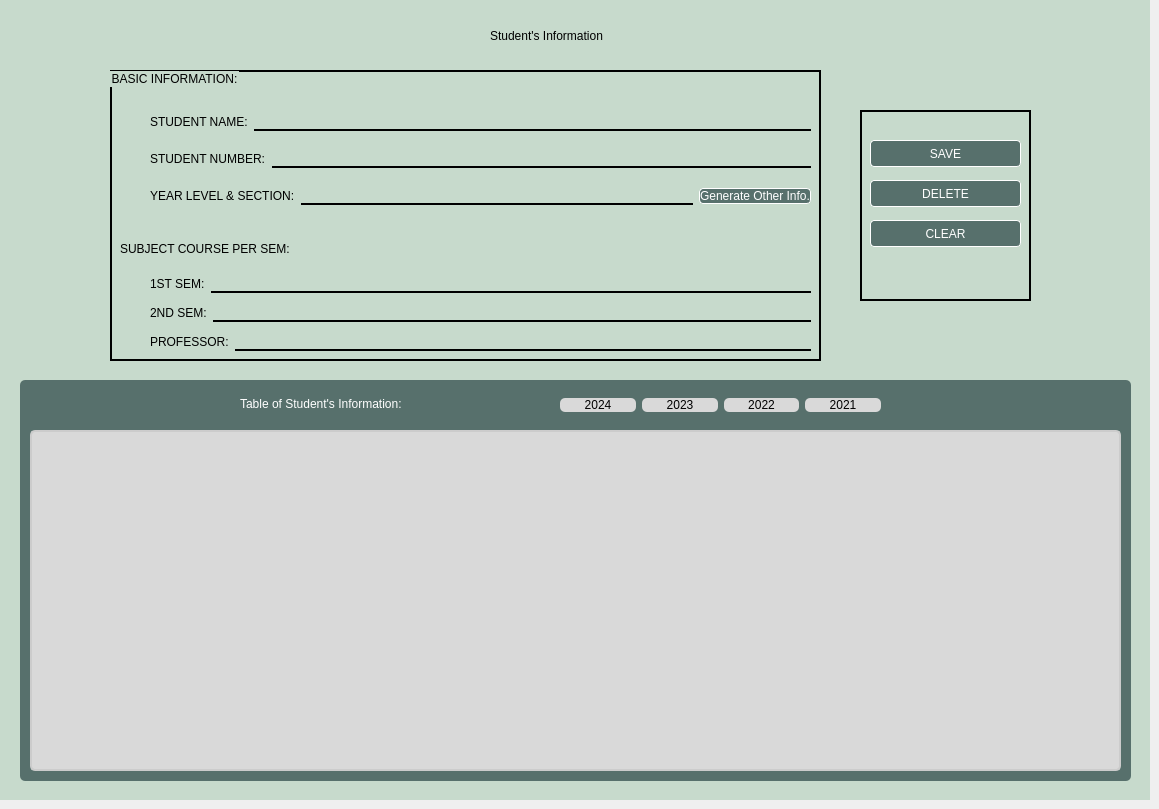
    <widget class="QWidget" name="page_studentsInfo">
     <widget class="QWidget" name="widget_studentInfo" native="true">
      <property name="geometry">
       <rect>
        <x>0</x>
        <y>0</y>
        <width>1150</width>
        <height>800</height>
       </rect>
      </property>
      <property name="styleSheet">
       <string notr="true">background-color: rgb(199, 218, 204);</string>
      </property>
      <widget class="QGroupBox" name="groupBox_studentInformation">
       <property name="geometry">
        <rect>
         <x>10</x>
         <y>10</y>
         <width>1131</width>
         <height>780</height>
        </rect>
       </property>
       <property name="styleSheet">
        <string notr="true">	font: 700 12pt &quot;Lucida Fax&quot;;
	
border: 1px rgb(128, 166, 160);
background-color: rgb(199, 218, 204);</string>
       </property>
       <property name="title">
        <string/>
       </property>
       <widget class="QLabel" name="label_17">
        <property name="geometry">
         <rect>
          <x>480</x>
          <y>10</y>
          <width>311</width>
          <height>31</height>
         </rect>
        </property>
        <property name="styleSheet">
         <string notr="true">font: 700 22pt &quot;Palatino Linotype&quot;;</string>
        </property>
        <property name="text">
         <string>Student's Information</string>
        </property>
       </widget>
       <widget class="QGroupBox" name="groupBox_2">
        <property name="geometry">
         <rect>
          <x>10</x>
          <y>370</y>
          <width>1111</width>
          <height>401</height>
         </rect>
        </property>
        <property name="styleSheet">
         <string notr="true">background-color: rgb(87, 112, 108);
border-radius: 5px;</string>
        </property>
        <property name="title">
         <string/>
        </property>
        <widget class="QTableView" name="tableView_studentInfo">
         <property name="geometry">
          <rect>
           <x>10</x>
           <y>50</y>
           <width>1091</width>
           <height>341</height>
          </rect>
         </property>
         <property name="styleSheet">
          <string notr="true">QTableView {
	background-color: rgb(217, 217, 217); 
	alternate-background-color: rgb(107, 138, 182);
	color: rgb(0, 0, 0);
	gridline-color: #CCCCCC;
	background-color: rgb(217, 217, 217);
	selection-color: black;
	border: 2px solid #CCCCCC;
   }

QTableView::item {	
	background-color: rgb(217, 217, 217);
	color: black;
	padding: 5px;
	border: none;}
QTableView::item:selected {	
	background-color: rgb(130, 180, 152);
	color:black;
}

QHeaderView::section {
	background-color: rgb(74, 141, 104);
	color: #333333;
	padding: 5px;
	border: none;
}

QHeaderView::section:checked {
	background-color: rgb(130, 180, 152);
}
QTableView::indicator:checked {
background-color: #0055FF;
border: none;
}
QTableView::indicator:unchecked {
background-color: #FFFFFF;
border: 2px solid #CCCCCC;
}
QTableView::indicator:indeterminate {
background-color: #0055FF;
border: none;
}
QTableView::indicator:checked:hover, 
QTableView::indicator:unchecked:hover, QTableView::indicator:indeterminate:hover {
background-color: #66AFFF;
                                     }</string>
         </property>
        </widget>
        <widget class="QLabel" name="label_22">
         <property name="geometry">
          <rect>
           <x>220</x>
           <y>13</y>
           <width>311</width>
           <height>21</height>
          </rect>
         </property>
         <property name="styleSheet">
          <string notr="true">font: 700 16pt &quot;Palatino Linotype&quot;;
color: rgb(255, 255, 255);</string>
         </property>
         <property name="text">
          <string>Table of Student's Information:</string>
         </property>
        </widget>
        <widget class="QWidget" name="layoutWidget_4">
         <property name="geometry">
          <rect>
           <x>540</x>
           <y>10</y>
           <width>321</width>
           <height>31</height>
          </rect>
         </property>
         <layout class="QHBoxLayout" name="horizontalLayout_8">
          <item>
           <widget class="QPushButton" name="pushButton_show2022">
            <property name="styleSheet">
             <string notr="true">background-color: rgb(217, 217, 217);</string>
            </property>
            <property name="text">
             <string>2024</string>
            </property>
           </widget>
          </item>
          <item>
           <widget class="QPushButton" name="pushButton_show2021">
            <property name="styleSheet">
             <string notr="true">background-color: rgb(217, 217, 217);</string>
            </property>
            <property name="text">
             <string>2023</string>
            </property>
           </widget>
          </item>
          <item>
           <widget class="QPushButton" name="pushButton_show2020">
            <property name="styleSheet">
             <string notr="true">background-color: rgb(217, 217, 217);</string>
            </property>
            <property name="text">
             <string>2022</string>
            </property>
           </widget>
          </item>
          <item>
           <widget class="QPushButton" name="pushButton_show2019">
            <property name="styleSheet">
             <string notr="true">background-color: rgb(217, 217, 217);</string>
            </property>
            <property name="text">
             <string>2021</string>
            </property>
           </widget>
          </item>
         </layout>
        </widget>
       </widget>
       <widget class="QGroupBox" name="groupBox">
        <property name="geometry">
         <rect>
          <x>850</x>
          <y>100</y>
          <width>171</width>
          <height>191</height>
         </rect>
        </property>
        <property name="styleSheet">
         <string notr="true">color: black;
border: 2px solid black;
</string>
        </property>
        <property name="title">
         <string/>
        </property>
        <property name="alignment">
         <set>Qt::AlignCenter</set>
        </property>
        <widget class="QPushButton" name="pushButton_deleteStudent">
         <property name="geometry">
          <rect>
           <x>10</x>
           <y>70</y>
           <width>151</width>
           <height>27</height>
          </rect>
         </property>
         <property name="styleSheet">
          <string notr="true">QPushButton
{
	background-color: rgb(87, 112, 108);
	border: 1px solid dark blue;
	color: white;
	border-radius: 4px;
	font: 700 12pt &quot;Lucida Fax&quot;;
}

QPushButton:Hover 
{
	border: 1px solid black;
	color: white;
	background-color: rgb(147, 147, 147);
	border-radius: 4px;
	font: 700 12pt &quot;Lucida Fax&quot;;
}</string>
         </property>
         <property name="text">
          <string>DELETE</string>
         </property>
        </widget>
        <widget class="QPushButton" name="pushButton_appendStudent">
         <property name="geometry">
          <rect>
           <x>10</x>
           <y>30</y>
           <width>151</width>
           <height>27</height>
          </rect>
         </property>
         <property name="styleSheet">
          <string notr="true">QPushButton
{
	background-color: rgb(87, 112, 108);
	border: 1px solid dark blue;
	color: white;
	border-radius: 4px;
	font: 700 12pt &quot;Lucida Fax&quot;;
}

QPushButton:Hover 
{
	border: 1px solid black;
	color: white;
	background-color: rgb(147, 147, 147);
	border-radius: 4px;
	font: 700 12pt &quot;Lucida Fax&quot;;
}</string>
         </property>
         <property name="text">
          <string>SAVE</string>
         </property>
        </widget>
        <widget class="QPushButton" name="pushButton_clearStudent">
         <property name="geometry">
          <rect>
           <x>10</x>
           <y>110</y>
           <width>151</width>
           <height>27</height>
          </rect>
         </property>
         <property name="styleSheet">
          <string notr="true">QPushButton
{
	background-color: rgb(87, 112, 108);
	border: 1px solid dark blue;
	color: white;
	border-radius: 4px;
	font: 700 12pt &quot;Lucida Fax&quot;;
}

QPushButton:Hover 
{
	border: 1px solid black;
	color: white;
	background-color: rgb(147, 147, 147);
	border-radius: 4px;
	font: 700 12pt &quot;Lucida Fax&quot;;
}</string>
         </property>
         <property name="text">
          <string>CLEAR</string>
         </property>
        </widget>
       </widget>
       <widget class="QGroupBox" name="groupBox_3">
        <property name="geometry">
         <rect>
          <x>100</x>
          <y>60</y>
          <width>711</width>
          <height>291</height>
         </rect>
        </property>
        <property name="styleSheet">
         <string notr="true">QGroupBox { border: 2px solid black; }</string>
        </property>
        <property name="title">
         <string>BASIC INFORMATION:</string>
        </property>
        <property name="alignment">
         <set>Qt::AlignLeading|Qt::AlignLeft|Qt::AlignVCenter</set>
        </property>
        <widget class="QLabel" name="label_10">
         <property name="geometry">
          <rect>
           <x>10</x>
           <y>170</y>
           <width>251</width>
           <height>18</height>
          </rect>
         </property>
         <property name="text">
          <string>SUBJECT COURSE PER SEM:</string>
         </property>
         <property name="alignment">
          <set>Qt::AlignLeading|Qt::AlignLeft|Qt::AlignVCenter</set>
         </property>
        </widget>
        <widget class="QWidget" name="layoutWidget_10">
         <property name="geometry">
          <rect>
           <x>40</x>
           <y>200</y>
           <width>661</width>
           <height>86</height>
          </rect>
         </property>
         <layout class="QVBoxLayout" name="verticalLayout_4">
          <item>
           <layout class="QHBoxLayout" name="horizontalLayout_6">
            <item>
             <widget class="QLabel" name="label_20">
              <property name="text">
               <string>1ST SEM:</string>
              </property>
             </widget>
            </item>
            <item>
             <widget class="QLineEdit" name="lineEdit_semOneSO">
              <property name="styleSheet">
               <string notr="true">QLineEdit {
	background-color: transparent;
    border: none;
    border-bottom: 2px solid black;
	font: 12pt &quot;Lucida Fax&quot;;
}
QLineEdit:focus {
   border-bottom: 3px solid black;
}
                           </string>
              </property>
             </widget>
            </item>
           </layout>
          </item>
          <item>
           <layout class="QHBoxLayout" name="horizontalLayout_7">
            <item>
             <widget class="QLabel" name="label_21">
              <property name="text">
               <string>2ND SEM:</string>
              </property>
             </widget>
            </item>
            <item>
             <widget class="QLineEdit" name="lineEdit_semTwoSO">
              <property name="styleSheet">
               <string notr="true">QLineEdit {
	background-color: transparent;
    border: none;
    border-bottom: 2px solid black;
	font: 12pt &quot;Lucida Fax&quot;;
}
QLineEdit:focus {
   border-bottom: 3px solid black;
}
                           </string>
              </property>
             </widget>
            </item>
           </layout>
          </item>
          <item>
           <layout class="QHBoxLayout" name="horizontalLayout_9">
            <item>
             <widget class="QLabel" name="label_23">
              <property name="text">
               <string>PROFESSOR:</string>
              </property>
             </widget>
            </item>
            <item>
             <widget class="QLineEdit" name="lineEdit_professorSO">
              <property name="styleSheet">
               <string notr="true">QLineEdit {
	background-color: transparent;
    border: none;
    border-bottom: 2px solid black;
	font: 12pt &quot;Lucida Fax&quot;;
}
QLineEdit:focus {
   border-bottom: 3px solid black;
}
                           </string>
              </property>
             </widget>
            </item>
           </layout>
          </item>
         </layout>
        </widget>
        <widget class="QWidget" name="layoutWidget_11">
         <property name="geometry">
          <rect>
           <x>40</x>
           <y>30</y>
           <width>661</width>
           <height>120</height>
          </rect>
         </property>
         <layout class="QVBoxLayout" name="verticalLayout">
          <item>
           <layout class="QHBoxLayout" name="horizontalLayout_3">
            <item>
             <widget class="QLabel" name="id_lbl">
              <property name="text">
               <string>STUDENT NAME:</string>
              </property>
             </widget>
            </item>
            <item>
             <widget class="QLineEdit" name="lineEdit_studentNameSO">
              <property name="styleSheet">
               <string notr="true">QLineEdit {
	background-color: transparent;
    border: none;
    border-bottom: 2px solid black;
	font: 12pt &quot;Lucida Fax&quot;;
}
QLineEdit:focus {
   border-bottom: 3px solid black;
}
                           </string>
              </property>
             </widget>
            </item>
           </layout>
          </item>
          <item>
           <layout class="QHBoxLayout" name="horizontalLayout_4">
            <item>
             <widget class="QLabel" name="surname_lbl">
              <property name="text">
               <string>STUDENT NUMBER:</string>
              </property>
             </widget>
            </item>
            <item>
             <widget class="QLineEdit" name="lineEdit_studentNumberSO">
              <property name="styleSheet">
               <string notr="true">QLineEdit {
	background-color: transparent;
    border: none;
    border-bottom: 2px solid black;
	font: 12pt &quot;Lucida Fax&quot;;
}
QLineEdit:focus {
   border-bottom: 3px solid black;
}
                           </string>
              </property>
             </widget>
            </item>
           </layout>
          </item>
          <item>
           <layout class="QHBoxLayout" name="horizontalLayout_5">
            <item>
             <widget class="QLabel" name="label_9">
              <property name="text">
               <string>YEAR LEVEL &amp; SECTION:</string>
              </property>
             </widget>
            </item>
            <item>
             <widget class="QLineEdit" name="lineEdit_yrBlockSO">
              <property name="styleSheet">
               <string notr="true">QLineEdit {
	background-color: transparent;
    border: none;
    border-bottom: 2px solid black;
	font: 12pt &quot;Lucida Fax&quot;;
}
QLineEdit:focus {
   border-bottom: 3px solid black;
}
                           </string>
              </property>
             </widget>
            </item>
            <item>
             <widget class="QPushButton" name="pushButton_generateSubjectCourse">
              <property name="styleSheet">
               <string notr="true">QPushButton
{
	background-color: rgb(87, 112, 108);
	border: 1px solid dark blue;
	color: white;
	border-radius: 4px;
	font: 700 12pt &quot;Lucida Fax&quot;;
}

QPushButton:Hover 
{
	border: 1px solid black;
	color: white;
	background-color: rgb(147, 147, 147);
	border-radius: 4px;
	font: 700 12pt &quot;Lucida Fax&quot;;
}</string>
              </property>
              <property name="text">
               <string>Generate Other Info.</string>
              </property>
             </widget>
            </item>
           </layout>
          </item>
          <item>
           <layout class="QHBoxLayout" name="horizontalLayout_10"/>
          </item>
         </layout>
        </widget>
       </widget>
      </widget>
     </widget>
    </widget>
